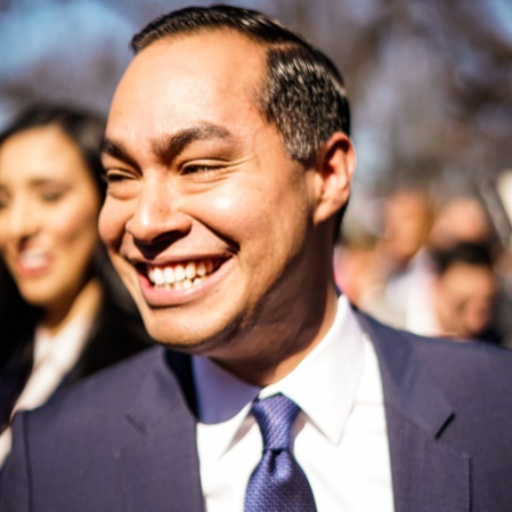
%> input picture images_processed/14_out.jpg, 512 x 512 px
$ octave CircShift.m   (GNU Octave 9; MATLAB toolbox functions it lacks are replaced by stand-ins)
%> lines starting %> are read from the running program, lines starting %| are printed output that depends on the picture
% Eajer Toh
% EE168 Circshift
clear all; close all;
castro = im2double(imread("14_out.jpg"));
warren = im2double(imread("15_out.jpg"));
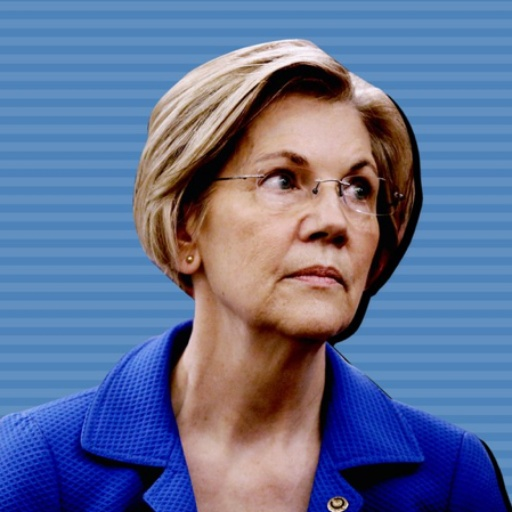
%> input picture images_processed/15_out.jpg, 512 x 512 px

combined = [warren castro];
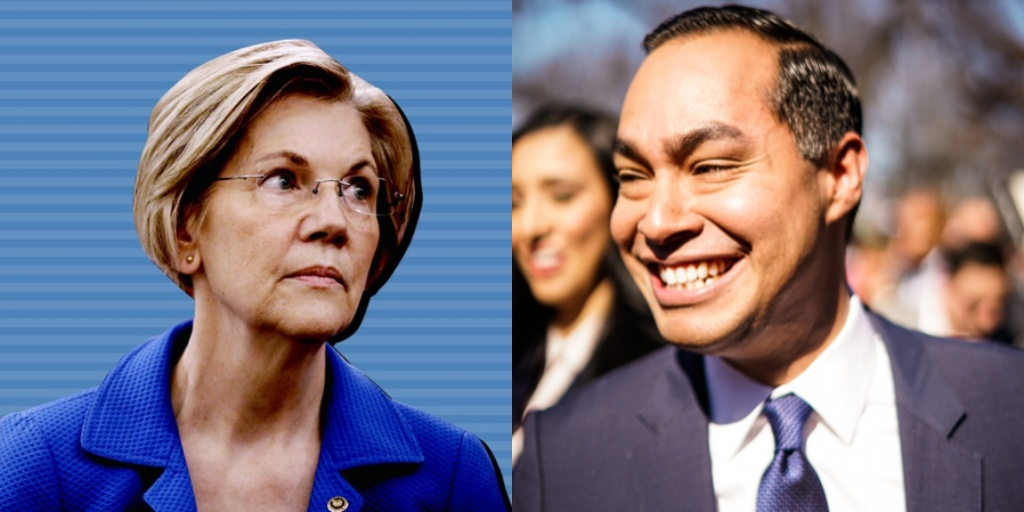
%> combined: size 512x1024x3 double; mean R, G, B 0.475, 0.452, 0.513
[row, cols] = size(castro);
%> row = 512; cols = 1536

numFrames = 150;
figure;
for i = 1:numFrames
    curr_start_col = 514-floor(i*(512/numFrames));
    imshow(combined(:,curr_start_col:curr_start_col+511,:))
%> (the run ends here)
